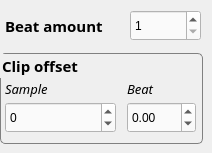
           <widget class="QWidget" name="tabMeasures">
            <attribute name="icon">
             <iconset resource="gui.qrc">
              <normaloff>:/icons/icons/clip-measures.png</normaloff>:/icons/icons/clip-measures.png</iconset>
            </attribute>
            <attribute name="title">
             <string/>
            </attribute>
            <attribute name="toolTip">
             <string>Clip measures (beat amount, offset...)</string>
            </attribute>
            <widget class="QGroupBox" name="groupBoxClipOffset">
             <property name="geometry">
              <rect>
               <x>0</x>
               <y>53</y>
               <width>203</width>
               <height>91</height>
              </rect>
             </property>
             <property name="font">
              <font>
               <family>Noto Sans</family>
               <pointsize>11</pointsize>
               <weight>75</weight>
               <italic>false</italic>
               <bold>true</bold>
               <kerning>true</kerning>
              </font>
             </property>
             <property name="accessibleName">
              <string>Help_Clip_Offset</string>
             </property>
             <property name="styleSheet">
              <string notr="true">#groupBoxClipOffset {font: bold 11pt &quot;Noto Sans&quot;;
text-align: left top;
border: 1px solid grey;
border-radius: 5;}</string>
             </property>
             <property name="title">
              <string>Clip offset</string>
             </property>
             <property name="alignment">
              <set>Qt::AlignLeading|Qt::AlignLeft|Qt::AlignVCenter</set>
             </property>
             <widget class="QSpinBox" name="frame_offset">
              <property name="geometry">
               <rect>
                <x>5</x>
                <y>49</y>
                <width>111</width>
                <height>31</height>
               </rect>
              </property>
              <property name="accessibleName">
               <string>Help_Clip_Offset</string>
              </property>
              <property name="styleSheet">
               <string notr="true">background-color: rgb(250, 250, 250);
font: 12pt &quot;Noto Sans&quot;;
text-align: left;</string>
              </property>
              <property name="minimum">
               <number>-4410000</number>
              </property>
              <property name="maximum">
               <number>4410000</number>
              </property>
             </widget>
             <widget class="QLabel" name="label_3">
              <property name="geometry">
               <rect>
                <x>5</x>
                <y>27</y>
                <width>101</width>
                <height>18</height>
               </rect>
              </property>
              <property name="font">
               <font>
                <family>Noto Sans</family>
                <pointsize>10</pointsize>
                <weight>50</weight>
                <italic>true</italic>
                <bold>false</bold>
               </font>
              </property>
              <property name="accessibleName">
               <string>Help_Clip_Offset</string>
              </property>
              <property name="styleSheet">
               <string notr="true">font: italic 10pt &quot;Noto Sans&quot;;
text-align: left;</string>
              </property>
              <property name="text">
               <string>Sample</string>
              </property>
             </widget>
             <widget class="QLabel" name="label_4">
              <property name="geometry">
               <rect>
                <x>127</x>
                <y>27</y>
                <width>61</width>
                <height>18</height>
               </rect>
              </property>
              <property name="font">
               <font>
                <family>Noto Sans</family>
                <pointsize>10</pointsize>
                <weight>50</weight>
                <italic>true</italic>
                <bold>false</bold>
               </font>
              </property>
              <property name="accessibleName">
               <string>Help_Clip_Offset</string>
              </property>
              <property name="styleSheet">
               <string notr="true">font: italic 10pt &quot;Noto Sans&quot;;
text-align: left;</string>
              </property>
              <property name="text">
               <string>Beat</string>
              </property>
             </widget>
             <widget class="QDoubleSpinBox" name="beat_offset">
              <property name="enabled">
               <bool>true</bool>
              </property>
              <property name="geometry">
               <rect>
                <x>127</x>
                <y>49</y>
                <width>69</width>
                <height>31</height>
               </rect>
              </property>
              <property name="accessibleName">
               <string>Help_Clip_Offset</string>
              </property>
              <property name="styleSheet">
               <string notr="true">background-color: rgb(250, 250, 250);
font: 12pt &quot;Noto Sans&quot;;
text-align: left;</string>
              </property>
              <property name="minimum">
               <double>-99.000000000000000</double>
              </property>
              <property name="maximum">
               <double>99.000000000000000</double>
              </property>
              <property name="singleStep">
               <double>0.010000000000000</double>
              </property>
              <property name="value">
               <double>0.000000000000000</double>
              </property>
             </widget>
            </widget>
            <widget class="QSpinBox" name="beat_diviser">
             <property name="geometry">
              <rect>
               <x>130</x>
               <y>10</y>
               <width>71</width>
               <height>31</height>
              </rect>
             </property>
             <property name="accessibleName">
              <string>Help_Clip_BeatAmount</string>
             </property>
             <property name="styleSheet">
              <string notr="true">background-color: rgb(250, 250, 250);
font: 12pt &quot;Noto Sans&quot;;
text-align: left;</string>
             </property>
             <property name="minimum">
              <number>1</number>
             </property>
             <property name="maximum">
              <number>999</number>
             </property>
            </widget>
            <widget class="QLabel" name="labelBeatAmount">
             <property name="geometry">
              <rect>
               <x>5</x>
               <y>10</y>
               <width>121</width>
               <height>31</height>
              </rect>
             </property>
             <property name="font">
              <font>
               <family>Noto Sans</family>
               <pointsize>11</pointsize>
               <weight>75</weight>
               <italic>false</italic>
               <bold>true</bold>
               <kerning>true</kerning>
              </font>
             </property>
             <property name="accessibleName">
              <string>Help_Clip_BeatAmount</string>
             </property>
             <property name="styleSheet">
              <string notr="true">color: rgb(160, 6, 89);
text-align: left;
font: bold 11pt &quot;Noto Sans&quot;;
color: rgb(0, 0, 0);</string>
             </property>
             <property name="text">
              <string>Beat amount</string>
             </property>
             <property name="alignment">
              <set>Qt::AlignLeading|Qt::AlignLeft|Qt::AlignVCenter</set>
             </property>
            </widget>
           </widget>
